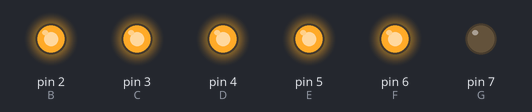
Recording of a sketch running on a simulated Arduino Uno, built with avr-gcc and run on an emulated ATmega328P. Shown: output pins drawn as LEDs (lit = HIGH). Pins used as bus, display or sensor lines are not drawn.

Above: at 0.5 s.
At 2.5 s:
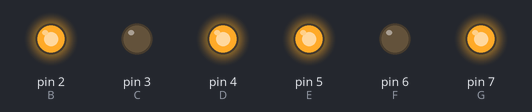
At 3.5 s:
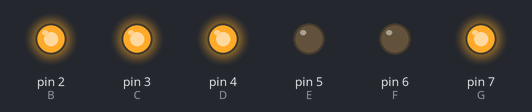
At 5.5 s:
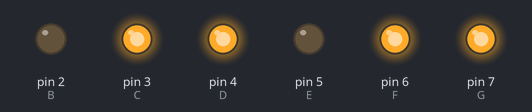
At 8.5 s:
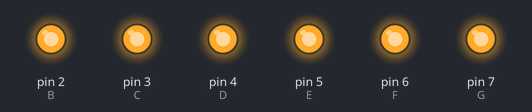
At 11.5 s:
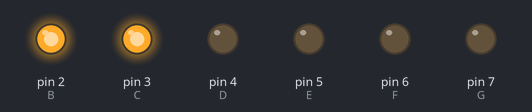
Timing chart, 0 to 13.0 s (numbered marks = the images above):
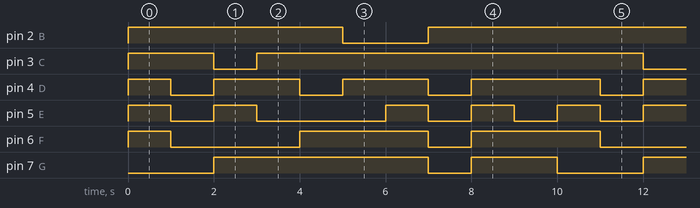

Measured:
- by itself, pin 2 (B): repeats every 10.0 s: LOW 2.0 s, HIGH 8.0 s
- by itself, pin 3 (C): repeats every 10.0 s: LOW 1.0 s, HIGH 9.0 s
- by itself, pin 4 (D): repeats every 10.0 s: 2 × (LOW 1.0 s, HIGH 2.0 s), LOW 1.0 s, HIGH 3.0 s
- by itself, pin 5 (E): repeats every 10.0 s: LOW 1.0 s, HIGH 1.0 s, LOW 3.0 s, 2 × (HIGH 1.0 s, LOW 1.0 s), HIGH 1.0 s
- by itself, pin 6 (F): repeats every 10.0 s: LOW 3.0 s, HIGH 3.0 s, LOW 1.0 s, HIGH 3.0 s
- by itself, pin 7 (G): repeats every 10.0 s: LOW 1.0 s, HIGH 2.0 s, LOW 2.0 s, HIGH 5.0 s

The sketch:

7_seqmentli_ekran.ino
```cpp
#define A  1//1
#define B  2//6
#define C  3//4
#define D  4//2
#define E  5//1
#define F  6//9
#define G  7//10
#define DP 8//5
int digits[10][7] = {
  {1, 1, 1, 1, 1, 1, 0},//0
  {0, 1, 1, 0, 0, 0, 0},//1
  {1, 1, 0, 1, 1, 0, 1},//2
  {0, 1, 1, 1, 0, 0, 1},//3
  {0, 1, 1, 0, 0, 1, 1},//4
  {1, 0, 1, 1, 0, 1, 1},//5
  {1, 0, 1, 1, 1, 1, 1},//6
  {1, 1, 1, 0, 0, 0, 0},//7
  {1, 1, 1, 1, 1, 1, 1},//8
  {1, 1, 1, 1, 0, 1, 1},//9
};
void displayNumber(int number) {
  digitalWrite(A, digits[number][0]);
  digitalWrite(B, digits[number][1]);
  digitalWrite(C, digits[number][2]);
  digitalWrite(D, digits[number][3]);
  digitalWrite(E, digits[number][4]);
  digitalWrite(F, digits[number][5]);
  digitalWrite(G, digits[number][6]);
}
void setup() {
  Serial.begin(9600);
  pinMode(A, OUTPUT);
  pinMode(B, OUTPUT);
  pinMode(C, OUTPUT);
  pinMode(D, OUTPUT);
  pinMode(E, OUTPUT);
  pinMode(F, OUTPUT);
  pinMode(G, OUTPUT);
  int segPins[] = {A, B, C, D, E, F, G};

}
void loop() {
  for (int i = 0; i < 10; i++) {
    displayNumber(i);
    delay(1000);
  }
}
```
